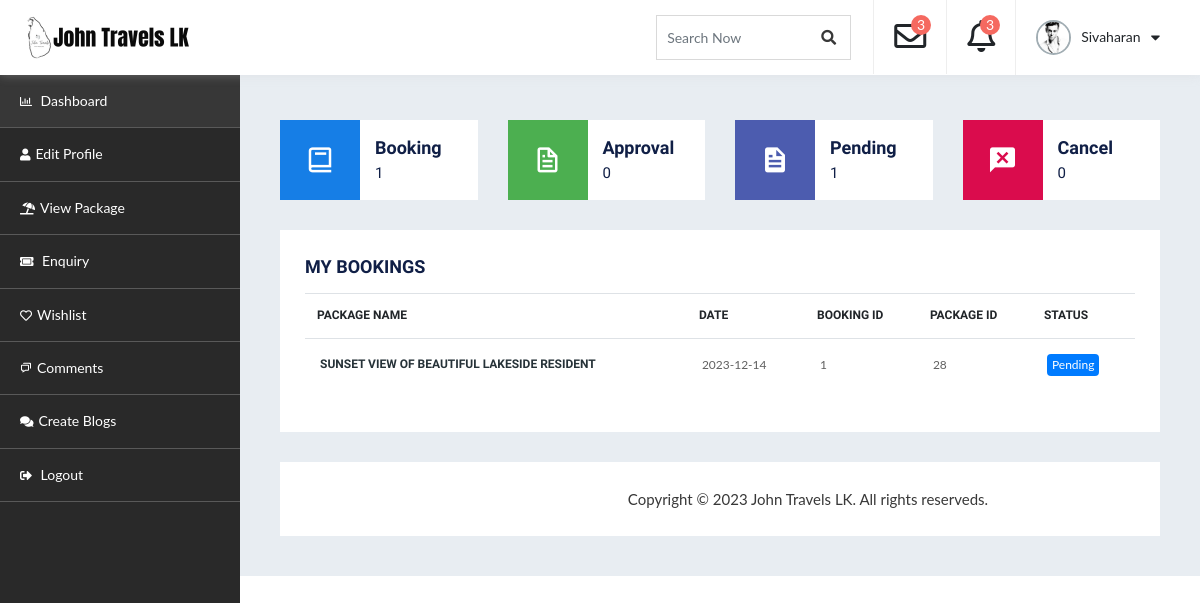
Page /user_dashboard/user-dashboard.php (signed in) on the earlier database version.
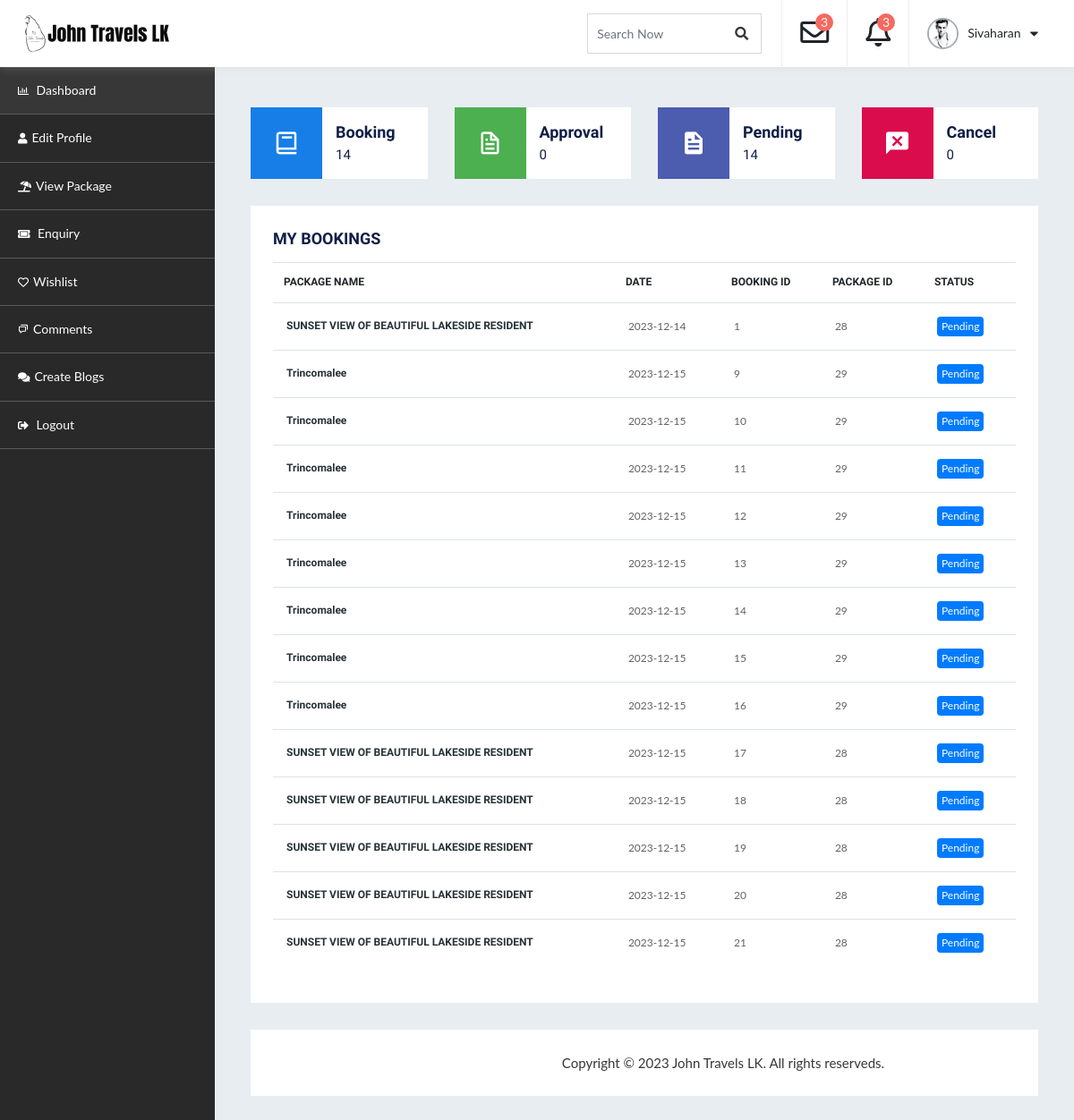
Same page on the later database version.
### tables this page shows
CREATE TABLE `customer_more_details` (
  `Customer_Id` int(11) NOT NULL,
  `First_name` varchar(255) NOT NULL,
  `Last_name` varchar(255) NOT NULL,
  `Mobile_number` int(11) NOT NULL,
  `NIC` varchar(12) NOT NULL,
  `City` varchar(255) NOT NULL,
  `Country` varchar(255) NOT NULL,
  `district` varchar(255) NOT NULL,
  `Address` varchar(255) NOT NULL,
  `Dob` date NOT NULL,
  `About` varchar(255) NOT NULL,
  `Image` varchar(256) NOT NULL
);

CREATE TABLE `customers` (
  `Customer_Id` int(11) NOT NULL,
  `Username` varchar(255) NOT NULL,
  `Email` varchar(255) NOT NULL,
  `Password` varchar(255) NOT NULL,
  `Create_at` date NOT NULL DEFAULT current_timestamp(),
  `Status` varchar(50) NOT NULL DEFAULT 'Active',
  `verify_token` varchar(255) DEFAULT NULL
);

CREATE TABLE `package_booking` (
  `Booking_Id` int(11) NOT NULL,
  `Customer_Id` int(11) NOT NULL,
  `Pack_Id` int(11) NOT NULL,
  `Date` date NOT NULL DEFAULT current_timestamp(),
  `Status` varchar(25) NOT NULL DEFAULT 'Pending'
);

CREATE TABLE `package` (
  `Pack_Id` int(11) NOT NULL,
  `Pack_title` varchar(255) NOT NULL,
  `Pack_img` varchar(256) NOT NULL,
  `Description` varchar(255) NOT NULL,
  `Location` varchar(256) NOT NULL,
  `Place_one` varchar(256) NOT NULL,
  `Place_two` varchar(256) NOT NULL,
  `Place_three` varchar(256) NOT NULL,
  `Place_four` varchar(256) NOT NULL,
  `Group_size` int(11) NOT NULL,
  `Days` int(11) NOT NULL,
  `Night` int(11) NOT NULL,
  `Sale_price` int(11) NOT NULL,
  `Reqular_price` int(11) NOT NULL,
  `Discount` int(11) NOT NULL,
  `Category` varchar(255) NOT NULL,
  `Map` varchar(255) NOT NULL,
  `Api_key` varchar(255) NOT NULL,
  `Popular` varchar(255) NOT NULL,
  `Status` varchar(255) NOT NULL DEFAULT 'pending',
  `Trip_date` date NOT NULL,
  `Wish` varchar(255) NOT NULL
);

### user_dashboard/user-dashboard.php (the view, shortened to what this page needs)
<?php
include 'db-connection.php';
if(isset($_SESSION['id'])){
    $Customer_Id = $_SESSION['id'];
    $sql = "SELECT Customers.*, customer_more_details.Image
            FROM Customers
            JOIN customer_more_details ON Customers.Customer_id = customer_more_details.Customer_id
            WHERE Customers.Customer_id = '$Customer_Id'";
    $result = mysqli_query($conn, $sql);
    $row = mysqli_fetch_assoc($result);
    $uImage = $row['Image'];
}
?>
<!doctype html>
<html lang="en">
   <head>
      <link rel="stylesheet" href="assets/css/bootstrap.min.css" media="all">
      <link rel="stylesheet" type="text/css" href="assets/css/all.min.css">
      <link rel="stylesheet" type="text/css" href="style.css">
      <link href='https://unpkg.com/boxicons@2.1.4/css/boxicons.min.css' rel='stylesheet'>
</head>
<body>
    <div id="container-wrapper">
        <div id="dashboard" class="dashboard-container">
            <div class="dashboard-header sticky-header">
                <div class="content-left  logo-section pull-left">
                    <h1><a href="../index.php"><img src="assets/images/logo.png" alt=""></a></h1>
                </div>
                <div class="heaer-content-right pull-right">
                    <div class="search-field">
                        <form>
                            <div class="form-group">
                                <input type="text" class="form-control" id="search" placeholder="Search Now">
                                <a href="#"><span class="search_btn"><i class="fa fa-search" aria-hidden="true"></i></span></a>
                            </div>
                        </form>
                    </div>
                    <div class="dropdown">
                        <a class="dropdown-toggle" id="notifyDropdown" data-toggle="dropdown" aria-haspopup="true" aria-expanded="false">
                            <div class="dropdown-item">
                                <i class="far fa-envelope"></i>
                                <span class="notify">3</span>
                            </div>
                        </a>
                    </div>
                    <div class="dropdown">
                        <a class="dropdown-toggle" data-toggle="dropdown">
                            <div class="dropdown-item">
                                <i class="far fa-bell"></i>
                                <span class="notify">3</span>
                            </div>
                        </a>
                    </div>
                    <div class="dropdown">
                        <a class="dropdown-toggle" data-toggle="dropdown">
                        <div class="dropdown-item profile-sec">
                            <img src="Customers/<?php echo $uImage; ?>" alt="Customer Image">
                            <span><?php echo $row['Username'];?></span>
                            <i class="fas fa-caret-down"></i>
                        </div>
                        </a>
                    </div>
                </div>
            </div>
            <div class="dashboard-navigation">
                <div id="dashboard-Navigation" class="slick-nav"></div>
                <div id="navigation" class="navigation-container">
                    <ul>
                        <li class="active-menu"><a href="user-dashboard.php"><i class="far fa-chart-bar"></i> Dashboard</a></li>
                        <li><a href="user-edit.php"><i class="fas fa-user"></i>Edit Profile</a> </li>
                        <li><a href="user-packages.php"><i class="fas fa-umbrella-beach"></i>View Package</a></li>
                        <li><a href="user-enquiry.php"><i class="fas fa-ticket-alt"></i> Enquiry </a></li>
                         <li><a href="user-db-wishlist.php"><i class="far fa-heart"></i>Wishlist</a></li>
                        <li><a href="user-db-comment.php"><i class='bx bx-chat'></i>Comments</a></li>
                        <li><a href="user-add-blog.php"><i class="fas fa-comments"></i>Create Blogs</a></li>
                        <li><a href="U-logout.php"><i class="fas fa-sign-out-alt"></i> Logout</a></li>
                    </ul>
                </div>
            </div>
            <?php
            $sqlBookings = "SELECT COUNT(*) AS total_bookings FROM package_booking WHERE Customer_Id =$Customer_Id";
            $resultBookings = $conn->query($sqlBookings);
            if ($resultBookings) {
                $rowBookings = $resultBookings->fetch_assoc();
                $totalBookings = $rowBookings['total_bookings'];
            } else {
                echo "Error: " . $sqlBookings . "<br>" . $conn->error;
            }
            $sqlapproval = "SELECT COUNT(*) AS total_approval FROM package_booking WHERE Status = 'Approval'";
            $resultapproval = $conn->query($sqlapproval);
            if ($resultapproval) {
                $rowapproval = $resultapproval->fetch_assoc();
                $totalapproval = $rowapproval['total_approval'];
            } else {
                echo "Error: " . $sqlapproval . "<br>" . $conn->error;
            }
            $sqlPending = "SELECT COUNT(*) AS total_pending FROM package_booking WHERE Status = 'Pending'";
            $resultPending = $conn->query($sqlPending);
            if ($resultPending) {
                $rowPending = $resultPending->fetch_assoc();
                $totalPending = $rowPending['total_pending'];
            } else {
                echo "Error: " . $sqlPending . "<br>" . $conn->error;
            }
            $sqlcancel = "SELECT COUNT(*) AS total_cancel FROM package_booking WHERE Status = 'Cancel'";
            $resultcancel = $conn->query($sqlcancel);
            if ($resultcancel) {
                $rowcancel = $resultcancel->fetch_assoc();
                $totalcancel = $rowcancel['total_cancel'];
            } else {
                echo "Error: " . $sqlcancel . "<br>" . $conn->error;
            }
            ?>
            <div class="db-info-wrap">
                <div class="row">
                    <div class="col-xl-3 col-sm-6">
                        <div class="db-info-list">
                            <div class="dashboard-stat-icon bg-blue">
                                <i class="bx bx-book"></i>
                            </div>
                            <div class="dashboard-stat-content">
                                <h4>Booking</h4>
                                <h5><?php echo"$totalBookings" ?></h5>
                            </div>
                        </div>
                    </div>
                    <div class="col-xl-3 col-sm-6">
                        <div class="db-info-list">
                            <div class="dashboard-stat-icon bg-green">
                                <i class='bx bx-file'></i>
                            </div>
                            <div class="dashboard-stat-content">
                                <h4>Approval</h4>
                                <h5><?php echo"$totalapproval" ?></h5>
                            </div>
                        </div>
                    </div>
                    <div class="col-xl-3 col-sm-6">
                        <div class="db-info-list">
                            <div class="dashboard-stat-icon bg-purple">
                                <i class='bx bxs-file'></i>
                            </div>
                            <div class="dashboard-stat-content">
                                <h4>Pending</h4>
                                <h5><?php echo"$totalPending" ?></h5>
                            </div>
                        </div>
                    </div>
                    <div class="col-xl-3 col-sm-6">
                        <div class="db-info-list">
                            <div class="dashboard-stat-icon bg-red">
                                <i class='bx bxs-comment-x'></i>
                            </div>
                            <div class="dashboard-stat-content">
                                <h4>Cancel</h4>
                                <h5><?php echo"$totalcancel" ?></h5>
                            </div>
                        </div>
                    </div>
                </div>
                <div class="row">
                    <div class="col-lg-12">
                        <div class="dashboard-box">
                            <h4>My Bookings </h4>
                            <div class="table-responsive">
                                <table class="table">
                                    <thead>
                                        <tr>
                                            <th>Package Name</th>
                                            <th>Date</th>
                                            <th>Booking ID</th>
                                            <th>Package ID</th>
                                            <th>status</th>
                                        </tr>
                                    </thead>
                                    <tbody>
                                    <?php
                                $sql ="SELECT package_booking.*, package.Pack_title FROM package_booking
                                JOIN package ON package_booking.Pack_Id = package.Pack_Id
                                WHERE package_booking.Customer_Id = $Customer_Id";
                                $result=mysqli_query($conn,$sql);
                                if ($result->num_rows > 0) {
                                    while($row = $result->fetch_assoc()) {
                                        echo "<tr>";
                                        echo "<td><span class='list-name'>" . $row['Pack_title'] . "</span><span class='list-enq-city'></span></td>";
                                        echo "<td>" . $row['Date'] . "</td>";
                                        echo "<td>" . $row['Booking_Id'] . "</td>";
                                        echo "<td>" . $row['Pack_Id'] . "</td>";
                                        echo "<td><span class='badge badge-primary'>" . $row['Status'] . "</span></td>";
                                        echo "</tr>";
                                    }
                                }
                                  ?>
                                    </tbody>
                                </table>
                            </div>
                        </div>
                    </div>
                </div>
            <div class="copyrights">
               Copyright © 2023 John Travels LK. All rights reserveds.
            </div>
        </div>
    </div>
</body>
</html>

Differences in the rows shown:
added package_booking: Pack_Id.Pack_title "Trincomalee", Date "2023-12-15", Booking_Id "9", Pack_Id "29", Status "Pending"
added package_booking: Pack_Id.Pack_title "Trincomalee", Date "2023-12-15", Booking_Id "10", Pack_Id "29", Status "Pending"
added package_booking: Pack_Id.Pack_title "Trincomalee", Date "2023-12-15", Booking_Id "11", Pack_Id "29", Status "Pending"
added package_booking: Pack_Id.Pack_title "Trincomalee", Date "2023-12-15", Booking_Id "12", Pack_Id "29", Status "Pending"
added package_booking: Pack_Id.Pack_title "Trincomalee", Date "2023-12-15", Booking_Id "13", Pack_Id "29", Status "Pending"
added package_booking: Pack_Id.Pack_title "Trincomalee", Date "2023-12-15", Booking_Id "14", Pack_Id "29", Status "Pending"
added package_booking: Pack_Id.Pack_title "Trincomalee", Date "2023-12-15", Booking_Id "15", Pack_Id "29", Status "Pending"
added package_booking: Pack_Id.Pack_title "Trincomalee", Date "2023-12-15", Booking_Id "16", Pack_Id "29", Status "Pending"
added package_booking: Pack_Id.Pack_title "SUNSET VIEW OF BEAUTIFUL LAKESIDE RESIDENT", Date "2023-12-15", Booking_Id "17", Pack_Id "28", Status "Pending"
added package_booking: Pack_Id.Pack_title "SUNSET VIEW OF BEAUTIFUL LAKESIDE RESIDENT", Date "2023-12-15", Booking_Id "18", Pack_Id "28", Status "Pending"
added package_booking: Pack_Id.Pack_title "SUNSET VIEW OF BEAUTIFUL LAKESIDE RESIDENT", Date "2023-12-15", Booking_Id "19", Pack_Id "28", Status "Pending"
added package_booking: Pack_Id.Pack_title "SUNSET VIEW OF BEAUTIFUL LAKESIDE RESIDENT", Date "2023-12-15", Booking_Id "20", Pack_Id "28", Status "Pending"
added package_booking: Pack_Id.Pack_title "SUNSET VIEW OF BEAUTIFUL LAKESIDE RESIDENT", Date "2023-12-15", Booking_Id "21", Pack_Id "28", Status "Pending"
Other differences:
$totalBookings: "1" → "14"
$totalPending: "1" → "14"
